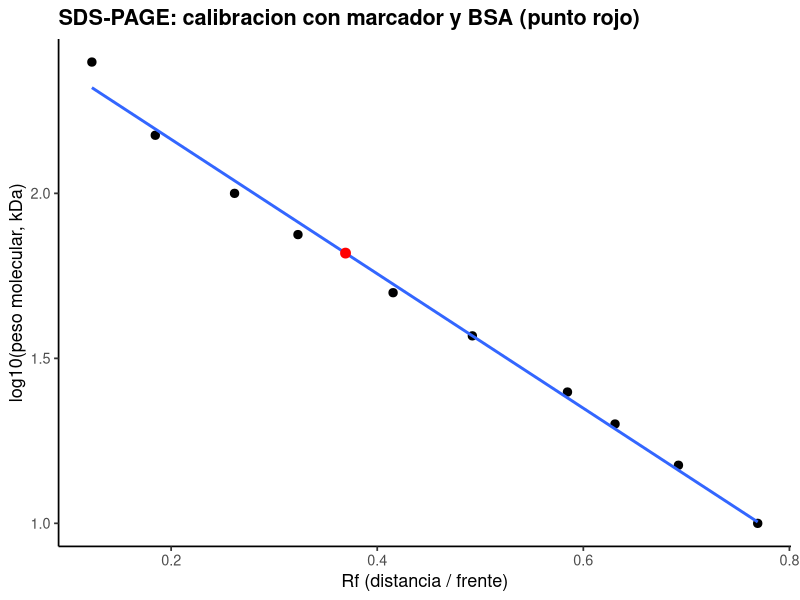
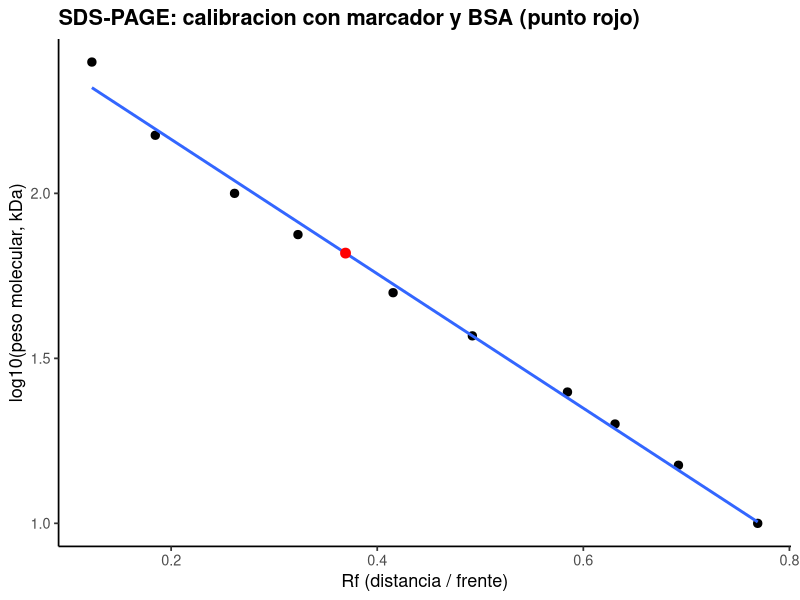

The R script that drew these images, in order:
# ==========================================================================
# P2. SDS-PAGE: peso molecular a partir de la migracion
# ==========================================================================
# Autor: Dr. Jose Juan Torres Martinez
# Docente de Ciencias Quimicas
# Universidad Autonoma de San Luis Potosi (UASLP)
# Mexico
#
# Material academico para estudiantes
# Serie "Bioseparaciones" - Laboratorio, Practica 2. SDS-PAGE
#
# Descripcion: Practica 2 del laboratorio: el equipo de electroforesis SDS-PAGE. Aqui se calcula el Rf de cada banda (distancia recorrida entre distancia del frente, 65 mm) y se ajusta log10(PM) contra Rf con el marcador de peso molecular. Con esa recta se estima el peso molecular de la albumina (BSA) a partir de su Rf medido. Lo que se aprende aqui dice como convertir una distancia medida en el gel en un peso molecular.
#
# Objetivos de aprendizaje:
#   - Calcular el Rf de cada banda del gel.
#   - Ajustar log10(PM) contra Rf con el marcador.
#   - Estimar el peso molecular de la BSA desde su migracion.

# Datos: datos_sds_page.csv (distancia migrada de cada banda del marcador y de la BSA; frente del gel 65 mm).
# Desarrollo: llegamos al equipo de electroforesis, con el gel ya corrido y tenido. Primera parada: medir las bandas y calcular el Rf de cada una. Segunda parada: la recta de calibracion con el marcador y el peso molecular de la BSA. En cada parada medimos, calculamos y comentamos que significa el resultado antes de seguir.
# ==========================================================================

library(tidyverse)

# --------------------------------------------------------------------------
# Protocolo (Manual de Practicas, Practica 2. SDS-PAGE)
# --------------------------------------------------------------------------
# Paso 1. Limpiar los vidrios con etanol, dejar secar y montar en los soportes como indique el instructor.
# Paso 2. Gel separador: en un tubo Falcon o recipiente de vidrio mezclar los volumenes de la Tabla 1 (gel 10% o 12%, 2 geles de 1 mm). El persulfato de amonio y el TEMED se agregan al final. Vaciar la mezcla en los vidrios, agregar isopropanol para favorecer la polimerizacion y esperar 20-30 min o hasta que polimerice.
# Paso 3. Gel concentrador: mezclar los volumenes de la Tabla 2 (gel 4%, 2 geles de 1 mm), con el persulfato de amonio y el TEMED al final. Vaciar sobre el gel separador, colocar el peine y esperar 20-30 min o hasta que polimerice.
# Paso 4. Muestras: tomar 15 uL de cada stock de BSA (2.5, 5, 10, 15 y 20 ug/mL) y mezclar con 5 uL de buffer de carga (contiene beta-mercaptoetanol). Calentar los tubos a 95 C por 10 min y dejar enfriar antes de cargar el gel.
# Paso 5. Montar el gel polimerizado con los vidrios en la camara de electroforesis y llenar con buffer de corrida hasta la marca, con los pozos cubiertos de buffer.
# Paso 6. Cargar el gel con 15 uL de cada muestra y dejar un carril para el estandar o marcador de peso molecular.
# Paso 7. Colocar la tapa segun los electrodos, conectar a la fuente de poder y correr el gel a 50 mA aproximadamente 1 h.
# Paso 8. Desmontar el gel y colocarlo en un bano con la solucion de tincion (Coomassie) en agitacion suave; dejar toda la noche.
# Paso 9. Destenir el gel con lavados con la solucion destenidora en agitacion suave.
# Nota del manual: la Tabla 2 del manual dice "Buffer Tris-base 8.8" para el gel concentrador, aunque en la lista de reactivos de la misma practica aparece el buffer Tris pH 6.8. Esa diferencia viene asi en el manual y conviene confirmarla con el instructor antes de preparar el gel.
# Nota: se preparan 20 uL de muestra (15 uL de stock + 5 uL de buffer de carga) y se cargan 15 uL en el gel, como indica el manual.
# Seguridad y residuos (manual): la acrilamida es neurotoxica; los residuos liquidos de acrilamida se almacenan debidamente etiquetados para entregarlos a companias de recoleccion y disposicion especializada, segun la programacion de la Subcomision de Seguridad e Higiene de la FCQ. Usar guantes y bata.

# Tablas de recetas del manual (Tabla 1 y Tabla 2), para 2 geles de 1 mm.
receta_gel_separador <- tibble(
  reactivo = c("Poliacrilamida", "Buffer Tris-base 8.8", "SDS 20%",
               "Agua desionizada", "TEMED", "Persulfato de amonio"),
  gel_10 = c("3.33 mL", "2.5 mL", "50 uL", "4 mL", "10 uL", "100 uL"),
  gel_12 = c("4.16 mL", "2.5 mL", "50 uL", "3.2 mL", "10 uL", "100 uL")
)
print(receta_gel_separador)

receta_gel_concentrador <- tibble(
  reactivo = c("Poliacrilamida", "Buffer Tris-base 8.8", "SDS 20%",
               "Agua desionizada", "TEMED", "Persulfato de amonio"),
  gel_4 = c("0.67 mL", "1.25 mL", "25 uL", "3 mL", "8 uL", "80 uL")
)
print(receta_gel_concentrador)

# --------------------------------------------------------------------------
# Parada 1. Rf de cada banda
# --------------------------------------------------------------------------
# Estamos frente al gel con la regla en la mano. Medimos la distancia recorrida por cada banda y la dividimos entre la distancia del frente, 65 mm: ese cociente es el Rf de cada banda.
# Rf = distancia recorrida por la banda / distancia recorrida por el
# frente del gel (65 mm, medido en el gel).
frente_mm <- 65

datos <- read_csv("datos_sds_page.csv", show_col_types = FALSE)

datos <- datos %>%
  mutate(rf = distancia_mm / frente_mm)

print(datos)

# --------------------------------------------------------------------------
# Parada 2. Recta de calibracion log10(PM) contra Rf
# --------------------------------------------------------------------------
# Seguimos en el gel: con las bandas del marcador ajustamos la recta de log10(PM) contra Rf. Esa recta es la regla que convierte migracion en peso molecular.
marcador <- filter(datos, carril == "Marcador")

ajuste <- lm(log10(peso_molecular_kda) ~ rf, data = marcador)
print(summary(ajuste))

# --------------------------------------------------------------------------
# Parada 3. Peso molecular estimado de la BSA
# --------------------------------------------------------------------------
# Ahora aplicamos la recta a la banda de la BSA: con su Rf medido estimamos su peso molecular y lo comparamos con su valor de referencia.
rf_bsa <- datos %>%
  filter(proteina == "BSA") %>%
  pull(rf)

pm_bsa <- 10^predict(ajuste, newdata = tibble(rf = rf_bsa))
print(tibble(rf_bsa = rf_bsa, peso_molecular_BSA_kda = pm_bsa))

# --------------------------------------------------------------------------
# Parada 4. Grafica: calibracion y BSA
# --------------------------------------------------------------------------
# Graficamos la calibracion: los puntos son las bandas del marcador, la linea es la recta ajustada y el punto rojo es la BSA.
grafica <- ggplot(marcador, aes(x = rf, y = log10(peso_molecular_kda))) +
  geom_point(size = 2.5) +
  geom_smooth(method = "lm", se = FALSE, linewidth = 1) +
  geom_point(
    data = tibble(rf = rf_bsa, y = log10(pm_bsa)),
    aes(x = rf, y = y), color = "red", size = 3
  ) +
  labs(
    x = "Rf (distancia / frente)",
    y = "log10(peso molecular, kDa)",
    title = "SDS-PAGE: calibracion con marcador y BSA (punto rojo)"
  ) +
  theme_classic(base_size = 13) +
  theme(plot.title = element_text(face = "bold"))

print(grafica)

# --------------------------------------------------------------------------
# 5. Exportar la grafica
# --------------------------------------------------------------------------
# Antes de salir del equipo de electroforesis guardamos la grafica de la practica.
ggsave("02_sds_page.png", grafica,
       width = 18, height = 12, units = "cm", dpi = 300)

# --------------------------------------------------------------------------
# Interpretacion
# --------------------------------------------------------------------------
# Grafica (calibracion con marcador y BSA): el eje x es el Rf (adimensional, distancia entre frente) y el eje y es log10 del peso molecular en kDa.
# - El Rf baja al subir el peso molecular: las proteinas grandes migran menos en el gel. Esto significa que en SDS-PAGE la separacion es por tamano, y por eso lo siguiente es leer el peso molecular de cualquier banda con la recta.
# - La BSA cae sobre la recta del marcador, cerca de 66 kDa, que es su peso molecular de referencia. Esto significa que la calibracion funciona y que la banda que medimos es la albumina que esperabamos.

# --------------------------------------------------------------------------
# Que aprendimos
# --------------------------------------------------------------------------
# - En SDS-PAGE la separacion es por peso molecular, porque el SDS da la misma carga por unidad de longitud.
# - La recta log10(PM) contra Rf convierte una distancia medida en un peso molecular estimado.
# Terminamos la practica en el equipo de electroforesis: ya sabemos leer el peso molecular de una banda en el gel. Seguimos a la siguiente practica: el espectrofotometro del ensayo de Bradford, donde se cuantifica la proteina.
